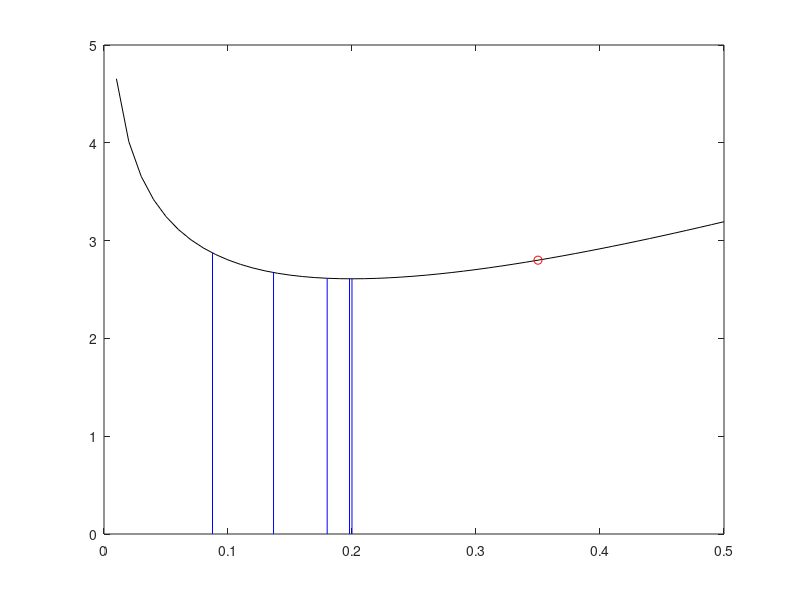

MATLAB code for this plot:
% 例程 2.12  牛顿-拉夫逊法求解函数极小值
%  函数：y = 5x - log(x);
%  第一步：绘制函数曲线
x = 0.01: 0.01: 0.5;
y = 5*x - log(x);
figure(1)
plot(x, y, 'k');
hold on;
%  设置迭代初始点
x = 0.35;
plot(x, (5*x - log(x)), 'ro');
for n = 1:5  %  限定迭代次数为5次
    %  计算一阶导数数值:
    dy = 5 - (1/x);
    %  (由dy = 0可推知理论最优解为x = 0.2 )
    hy = 1/(x^2);
    %  计算下一次迭代的x值（牛顿-拉夫逊迭代公式）
    xnew =x - (dy/hy);
    x = xnew;
    y =5*x - log(x);
    plot([x, x], [0, y], 'b');
end
x
